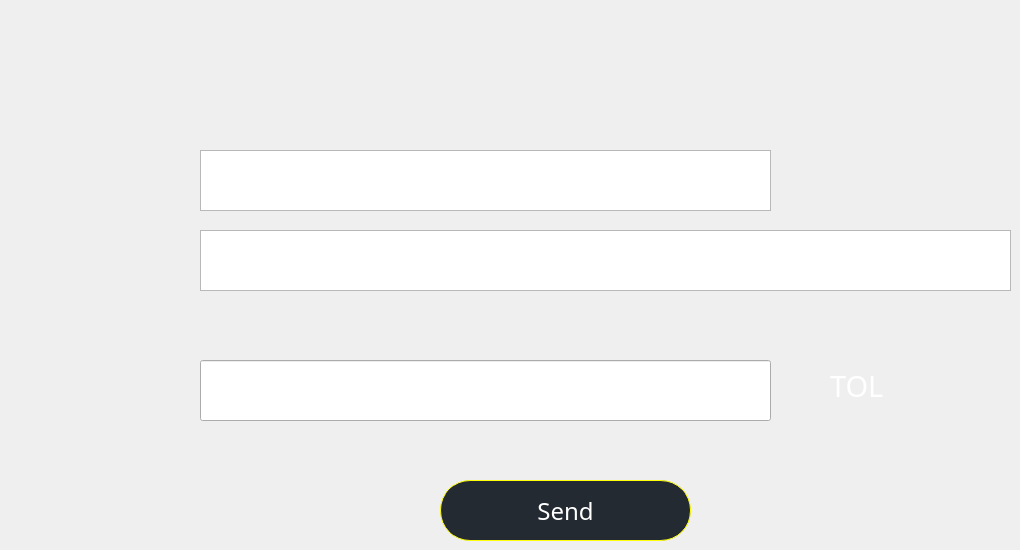
     <widget class="QWidget" name="page_2">
      <widget class="QTextEdit" name="addr">
       <property name="geometry">
        <rect>
         <x>200</x>
         <y>230</y>
         <width>811</width>
         <height>61</height>
        </rect>
       </property>
       <property name="font">
        <font>
         <family>빙그레체</family>
         <pointsize>20</pointsize>
        </font>
       </property>
       <property name="styleSheet">
        <string notr="true">color : white;

border-bottom : 1px solid rgb(255,255,10);;</string>
       </property>
       <property name="html">
        <string>&lt;!DOCTYPE HTML PUBLIC &quot;-//W3C//DTD HTML 4.0//EN&quot; &quot;http://www.w3.org/TR/REC-html40/strict.dtd&quot;&gt;
&lt;html&gt;&lt;head&gt;&lt;meta name=&quot;qrichtext&quot; content=&quot;1&quot; /&gt;&lt;style type=&quot;text/css&quot;&gt;
p, li { white-space: pre-wrap; }
&lt;/style&gt;&lt;/head&gt;&lt;body style=&quot; font-family:'빙그레체'; font-size:20pt; font-weight:400; font-style:normal;&quot;&gt;
&lt;p style=&quot;-qt-paragraph-type:empty; margin-top:0px; margin-bottom:0px; margin-left:0px; margin-right:0px; -qt-block-indent:0; text-indent:0px;&quot;&gt;&lt;br /&gt;&lt;/p&gt;&lt;/body&gt;&lt;/html&gt;</string>
       </property>
      </widget>
      <widget class="QLabel" name="TOL_label">
       <property name="geometry">
        <rect>
         <x>830</x>
         <y>350</y>
         <width>81</width>
         <height>71</height>
        </rect>
       </property>
       <property name="font">
        <font>
         <family>빙그레체</family>
         <pointsize>22</pointsize>
        </font>
       </property>
       <property name="styleSheet">
        <string notr="true">color : white;</string>
       </property>
       <property name="text">
        <string>TOL</string>
       </property>
      </widget>
      <widget class="QPushButton" name="SendButton">
       <property name="geometry">
        <rect>
         <x>440</x>
         <y>480</y>
         <width>251</width>
         <height>61</height>
        </rect>
       </property>
       <property name="font">
        <font>
         <family>빙그레체</family>
         <pointsize>18</pointsize>
        </font>
       </property>
       <property name="styleSheet">
        <string notr="true">QPushButton {
background : rgb(36,42,50);
border: 1px solid  rgb(255,255,10);
color : white;
border-radius: 30px;


}
QPushButton:hover {
background : rgb(71,83,99);
border: 1px solid  rgb(255,255,10);
color : white;
border-radius: 30px;



	
}
</string>
       </property>
       <property name="text">
        <string>Send</string>
       </property>
      </widget>
      <widget class="QLabel" name="addrstatus">
       <property name="geometry">
        <rect>
         <x>200</x>
         <y>300</y>
         <width>401</width>
         <height>31</height>
        </rect>
       </property>
       <property name="font">
        <font>
         <family>빙그레체</family>
         <pointsize>16</pointsize>
        </font>
       </property>
       <property name="styleSheet">
        <string notr="true">color : red;</string>
       </property>
       <property name="text">
        <string/>
       </property>
      </widget>
      <widget class="QLabel" name="amountstatus">
       <property name="geometry">
        <rect>
         <x>200</x>
         <y>430</y>
         <width>401</width>
         <height>31</height>
        </rect>
       </property>
       <property name="font">
        <font>
         <family>빙그레체</family>
         <pointsize>16</pointsize>
        </font>
       </property>
       <property name="styleSheet">
        <string notr="true">color : red;</string>
       </property>
       <property name="text">
        <string/>
       </property>
      </widget>
      <widget class="QLineEdit" name="amount">
       <property name="geometry">
        <rect>
         <x>200</x>
         <y>360</y>
         <width>571</width>
         <height>61</height>
        </rect>
       </property>
       <property name="font">
        <font>
         <family>빙그레체</family>
         <pointsize>20</pointsize>
        </font>
       </property>
       <property name="styleSheet">
        <string notr="true">color : white;

border-bottom : 1px solid rgb(255,255,10);;
</string>
       </property>
      </widget>
      <widget class="QTextBrowser" name="send_result">
       <property name="geometry">
        <rect>
         <x>200</x>
         <y>150</y>
         <width>571</width>
         <height>61</height>
        </rect>
       </property>
       <property name="font">
        <font>
         <family>빙그레체</family>
         <pointsize>20</pointsize>
        </font>
       </property>
       <property name="styleSheet">
        <string notr="true">color : red;</string>
       </property>
      </widget>
     </widget>
